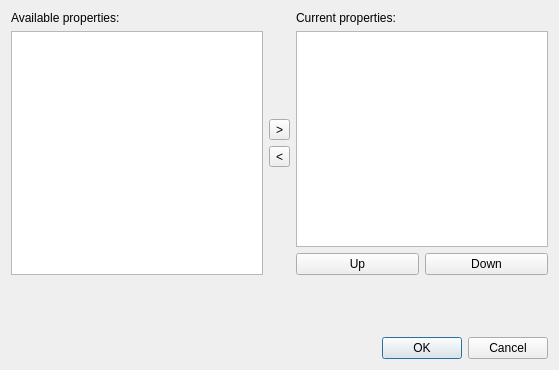
<?xml version="1.0" encoding="utf-8"?>
<ui version="4.0">
 <author>
    SPDX-FileCopyrightText: none
    SPDX-License-Identifier: GPL-3.0-or-later
  </author>
 <class>KisDlgConfigureBrushHud</class>
 <widget class="QDialog" name="KisDlgConfigureBrushHud">
  <property name="geometry">
   <rect>
    <x>0</x>
    <y>0</y>
    <width>559</width>
    <height>370</height>
   </rect>
  </property>
  <property name="sizePolicy">
   <sizepolicy hsizetype="Preferred" vsizetype="MinimumExpanding">
    <horstretch>0</horstretch>
    <verstretch>0</verstretch>
   </sizepolicy>
  </property>
  <property name="windowTitle">
   <string>Brush HUD configuration</string>
  </property>
  <property name="modal">
   <bool>true</bool>
  </property>
  <layout class="QVBoxLayout" name="verticalLayout_4">
   <item>
    <layout class="QHBoxLayout" name="horizontalLayout_2">
     <item>
      <layout class="QVBoxLayout" name="verticalLayout_2">
       <item>
        <widget class="QLabel" name="label">
         <property name="text">
          <string>Available properties:</string>
         </property>
        </widget>
       </item>
       <item>
        <widget class="KisBrushHudPropertiesList" name="lstAvailable"/>
       </item>
      </layout>
     </item>
     <item>
      <layout class="QVBoxLayout" name="verticalLayout_3">
       <item>
        <spacer name="verticalSpacer_2">
         <property name="orientation">
          <enum>Qt::Vertical</enum>
         </property>
         <property name="sizeHint" stdset="0">
          <size>
           <width>20</width>
           <height>20</height>
          </size>
         </property>
        </spacer>
       </item>
       <item>
        <widget class="QToolButton" name="btnAdd">
         <property name="text">
          <string>&gt;</string>
         </property>
        </widget>
       </item>
       <item>
        <widget class="QToolButton" name="btnRemove">
         <property name="text">
          <string>&lt;</string>
         </property>
        </widget>
       </item>
       <item>
        <spacer name="verticalSpacer">
         <property name="orientation">
          <enum>Qt::Vertical</enum>
         </property>
         <property name="sizeHint" stdset="0">
          <size>
           <width>20</width>
           <height>20</height>
          </size>
         </property>
        </spacer>
       </item>
      </layout>
     </item>
     <item>
      <layout class="QVBoxLayout" name="verticalLayout">
       <item>
        <widget class="QLabel" name="label_2">
         <property name="text">
          <string>Current properties:</string>
         </property>
        </widget>
       </item>
       <item>
        <widget class="KisBrushHudPropertiesList" name="lstCurrent"/>
       </item>
       <item>
        <layout class="QHBoxLayout" name="horizontalLayout">
         <item>
          <widget class="QPushButton" name="btnUp">
           <property name="text">
            <string>Up</string>
           </property>
          </widget>
         </item>
         <item>
          <widget class="QPushButton" name="btnDown">
           <property name="text">
            <string>Down</string>
           </property>
          </widget>
         </item>
        </layout>
       </item>
      </layout>
     </item>
    </layout>
   </item>
   <item>
    <spacer name="verticalSpacer_3">
     <property name="orientation">
      <enum>Qt::Vertical</enum>
     </property>
     <property name="sizeType">
      <enum>QSizePolicy::Preferred</enum>
     </property>
     <property name="sizeHint" stdset="0">
      <size>
       <width>20</width>
       <height>56</height>
      </size>
     </property>
    </spacer>
   </item>
   <item>
    <widget class="QDialogButtonBox" name="btnBox">
     <property name="orientation">
      <enum>Qt::Horizontal</enum>
     </property>
     <property name="standardButtons">
      <set>QDialogButtonBox::Cancel|QDialogButtonBox::Ok</set>
     </property>
    </widget>
   </item>
  </layout>
 </widget>
 <customwidgets>
  <customwidget>
   <class>KisBrushHudPropertiesList</class>
   <extends>QListView</extends>
   <header>kis_brush_hud_properties_list.h</header>
  </customwidget>
 </customwidgets>
 <resources/>
 <connections>
  <connection>
   <sender>btnBox</sender>
   <signal>accepted()</signal>
   <receiver>KisDlgConfigureBrushHud</receiver>
   <slot>accept()</slot>
   <hints>
    <hint type="sourcelabel">
     <x>248</x>
     <y>254</y>
    </hint>
    <hint type="destinationlabel">
     <x>157</x>
     <y>274</y>
    </hint>
   </hints>
  </connection>
  <connection>
   <sender>btnBox</sender>
   <signal>rejected()</signal>
   <receiver>KisDlgConfigureBrushHud</receiver>
   <slot>reject()</slot>
   <hints>
    <hint type="sourcelabel">
     <x>316</x>
     <y>260</y>
    </hint>
    <hint type="destinationlabel">
     <x>286</x>
     <y>274</y>
    </hint>
   </hints>
  </connection>
 </connections>
</ui>
